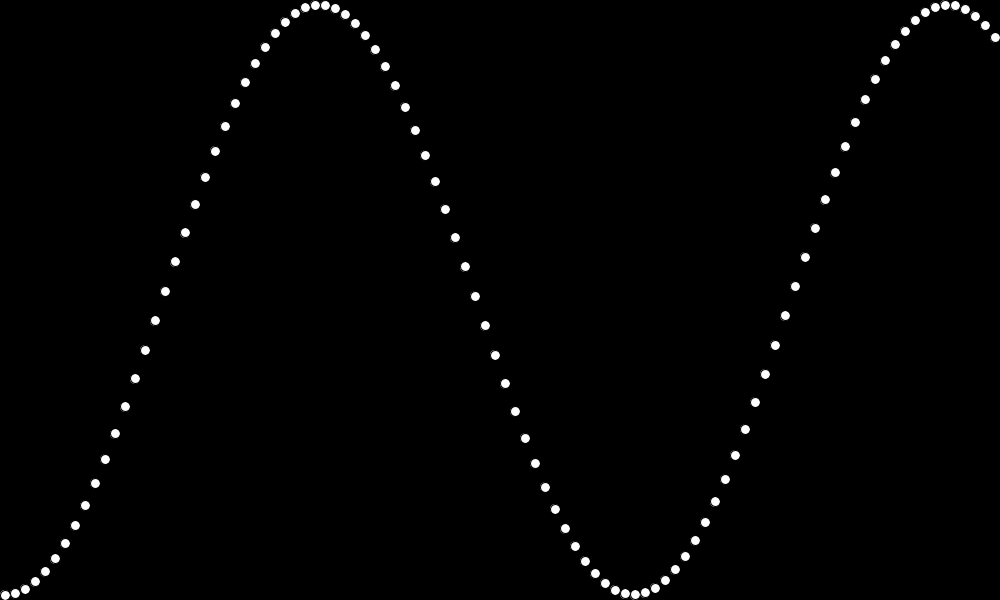
Frame 1 (no input)
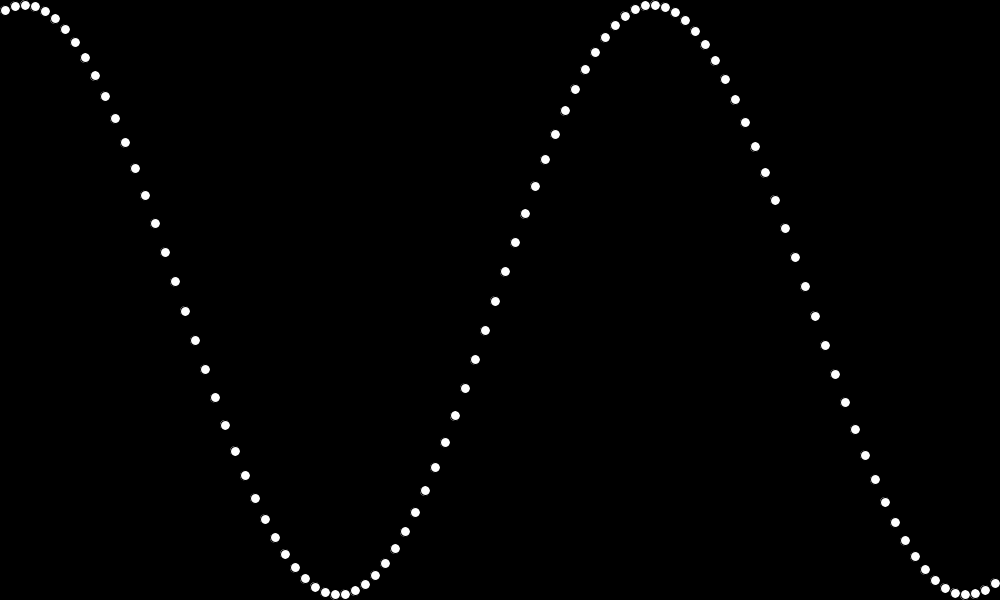
Frame 60 (the mouse pressed at the canvas centre just before this capture)
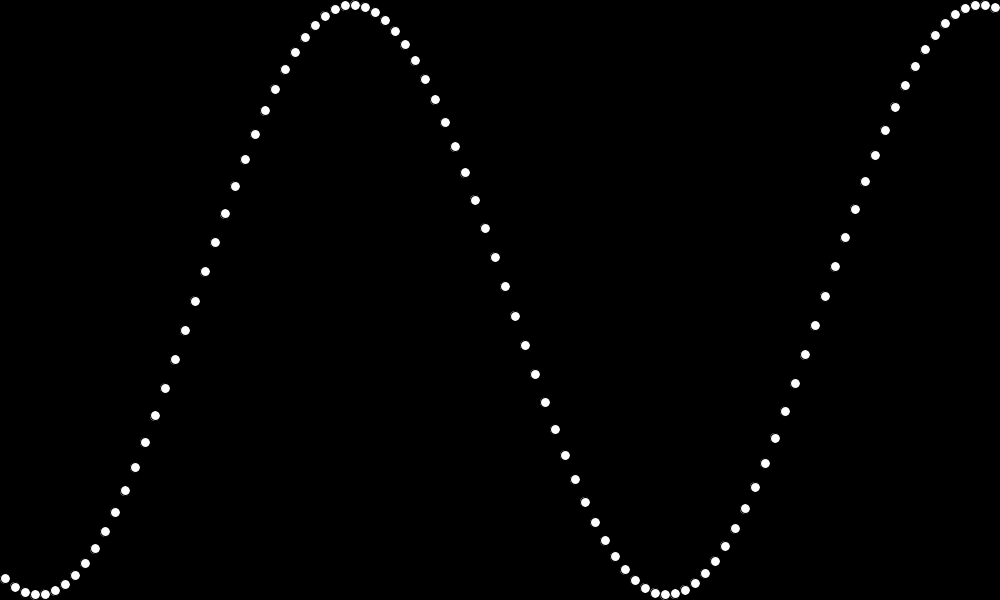
Frame 120 (the mouse held since frame 60 and released just before this capture)

The Processing sketch that drew these frames (run headless with seeded random() and noise(); from frame 60 on, the mouse is pressed at the canvas centre):

// Processing sketch: Day12_Challenges
// ── Day12_Challenges.pde
//Trig Processing Challenge 1
//--------------------------------------------------------------------------------

float angle = 0.0;
float incr = 0.05;
float scalar;

//void setup () {
//  size(600,600);
//  background(0);
//  noStroke();
//  scalar = height/2 - 50;
//}

//void draw() {
//  background(0);
  
//  float x1 = width/2 + cos(angle) * scalar;
//  float y1 = height/2 + sin(angle) * scalar;
  
//  ellipse(x1 ,y1, 100,100);
  
//  angle += incr;
//}

//--------------------------------------------------------------------------------
//Trig Processing Challenge 2

int num = 100;
float size;
float offset;

void setup(){
  size(1000,600);
  background(0);
  offset = height/2;
  size = width/num;
  scalar = height/2 - size/2;
}

void draw() {
  background(0);
   for (int i=0; i<num; i++){
   float y1 = offset + cos(angle +0.1*i) * scalar;
   ellipse(size*i +size/2 ,y1, size,size);
   }
  angle += incr;
}
